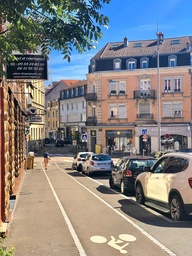
#> input picture 1.jpg, 192 x 256 px, shrunk from 675 x 900 before the run
$ jupyter execute '26 opencv 边缘检测.ipynb'
#> lines starting #> are read from the running program, lines starting #| are printed output that depends on the picture; after the words box and inside, x2 and y2 are one past the last pixel; in counts of white or black regions, pixels touching at a corner belong together
[cell 1]
import cv2
import numpy as np
import random
img = cv2.imread('1.jpg',1)
#> img is the input picture: shape (256, 192, 3); mean B, G, R 129.9, 129.9, 131.6
imgInfo = img.shape
#> imgInfo = (256, 192, 3)
height = imgInfo[0]
#> height = 256
width = imgInfo[1]
#> width = 192
gray = cv2.cvtColor(img,cv2.COLOR_BGR2GRAY)
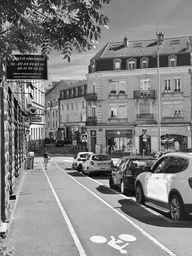
#> gray: shape (256, 192); min 0, max 255, mean 130.4
imgG = cv2.GaussianBlur(gray,(3,3),0) #1.灰度数据 2.模板大小
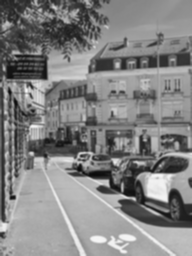
#> imgG: shape (256, 192); min 9, max 248, mean 130.4
#cv2.imshow('Gauss',imgG)
dst0 = cv2.Canny(img,100,100)#1.数据 2.门限 3.门限 卷积后大于门限 则判断为边缘点
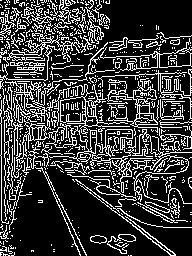
#> dst0: shape (256, 192); 23.4% white in thin lines or dots
dst = cv2.Canny(imgG,100,100)
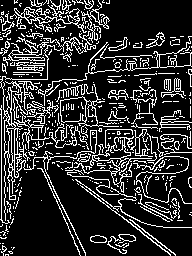
#> dst: shape (256, 192); 19.1% white in thin lines or dots
cv2.imshow('dst',dst)
cv2.imshow('dst0',dst0)
cv2.waitKey(0)

[cell 2]
import cv2
import numpy as np
import random
import math
img = cv2.imread('1.jpg',1)
imgInfo = img.shape
height = imgInfo[0]
width = imgInfo[1]
gray = cv2.cvtColor(img,cv2.COLOR_BGR2GRAY)
dst = np.zeros((height-2,width-2,1),np.uint8)
#sober竖直算子[ [1 2 1][0 0 0][-1 -2 -1]]
#sober水平算子[[1 0 -1][2 0 -2][1 0 -1]]
for i in range(0,height-2):
    for j in range(0,width-2):
        gradY = gray[i,j]+gray[i,j+1]*2+gray[i,j+2]-gray[i+2,j]-gray[i+2,j+1]*2-gray[i+2,j+2]
        gradX = gray[i,j]+gray[i+1,j]*2+gray[i+2,j]-gray[i,j+2]-gray[i+1,j+2]*2-gray[i+2,j+2]
        grad = math.sqrt(gradX*gradX+gradY*gradY)
        if grad>100:
            dst[i,j] = 255
        else:
            dst[i,j] = 0
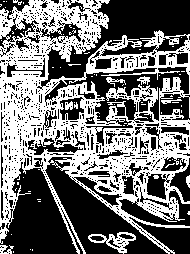
#> dst: shape (254, 190, 1); 44.8% white; 81 white regions (72 under 20 px), largest, box (x1, y1, x2, y2) and area: (0, 0, 190, 254) 20647, (88, 232, 136, 254) 366, (0, 245, 14, 254) 76
cv2.imshow('dst',dst)
cv2.imwrite('edge.jpg',dst)
cv2.waitKey(0)

[cell 3]
import cv2
import numpy as np
import random
import math
img = cv2.imread('1.jpg',0)
#> img: shape (256, 192); min 0, max 255, mean 130.4
imgInfo = img.shape
#> imgInfo = (256, 192)
height = imgInfo[0]
width = imgInfo[1]
gray = img
dst = np.zeros((height,width,1),np.uint8)
#sober竖直算子[ [1 2 1][0 0 0][-1 -2 -1]]
#sober水平算子[[1 0 -1][2 0 -2][1 0 -1]]
for i in range(0,height-2):
    for j in range(0,width-2):
        gradY = gray[i,j]+gray[i,j+1]*2+gray[i,j+2]-gray[i+2,j]-gray[i+2,j+1]*2-gray[i+2,j+2]
        gradX = gray[i,j]+gray[i+1,j]*2+gray[i+2,j]-gray[i,j+2]-gray[i+1,j+2]*2-gray[i+2,j+2]
        grad = math.sqrt(gradX*gradX+gradY*gradY)
        if grad>100:
            dst[i,j] = 255
        else:
            dst[i,j] = 0
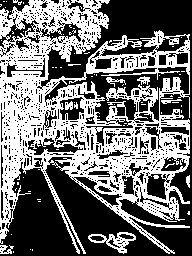
#> dst: shape (256, 192, 1); 44% white; 82 white regions (73 under 20 px), largest, box (x1, y1, x2, y2) and area: (0, 0, 190, 254) 20653, (88, 232, 136, 254) 365, (0, 245, 14, 254) 76
cv2.imshow('dst',dst)
cv2.waitKey(0)
